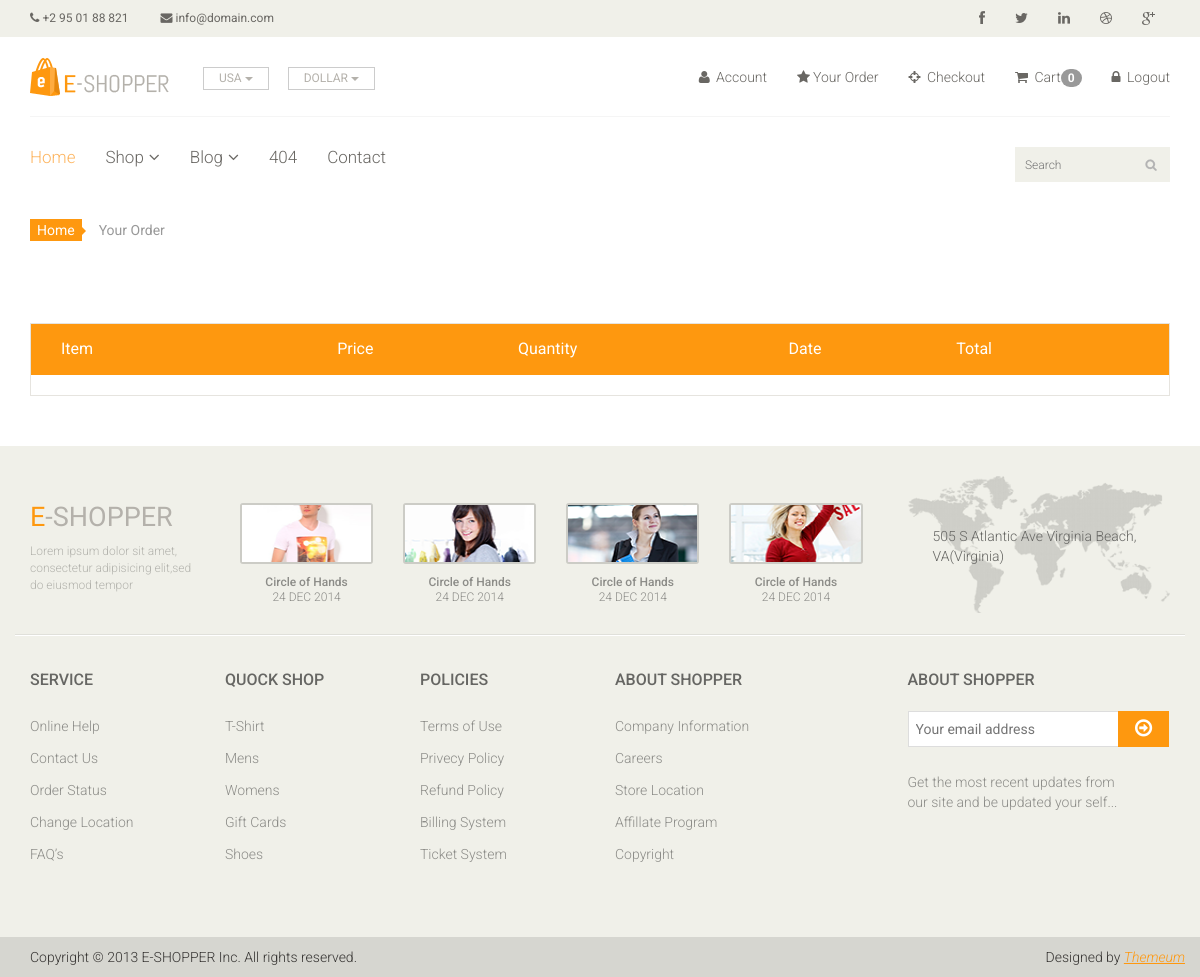
The app's page /order/ (signed in), older data.
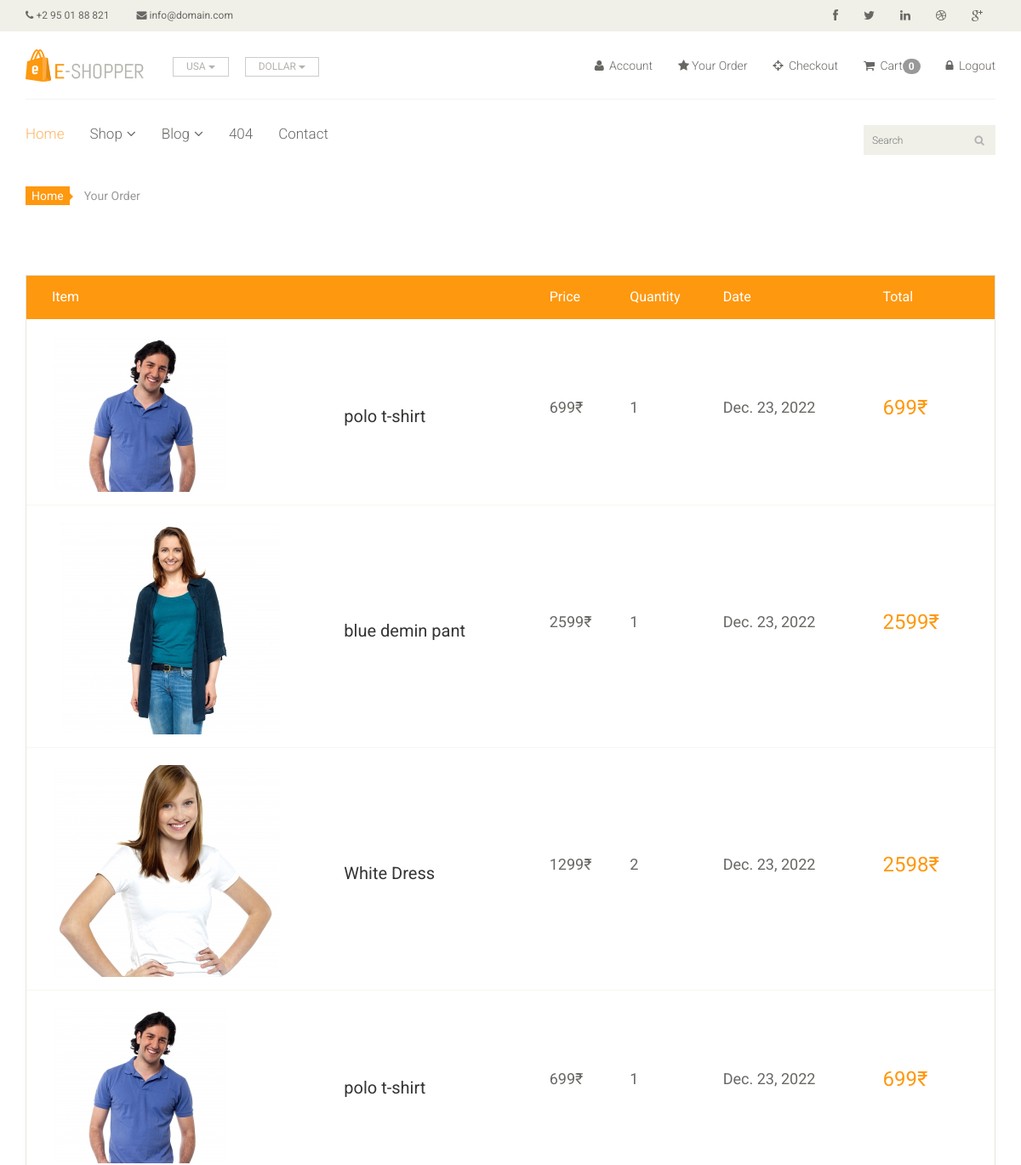
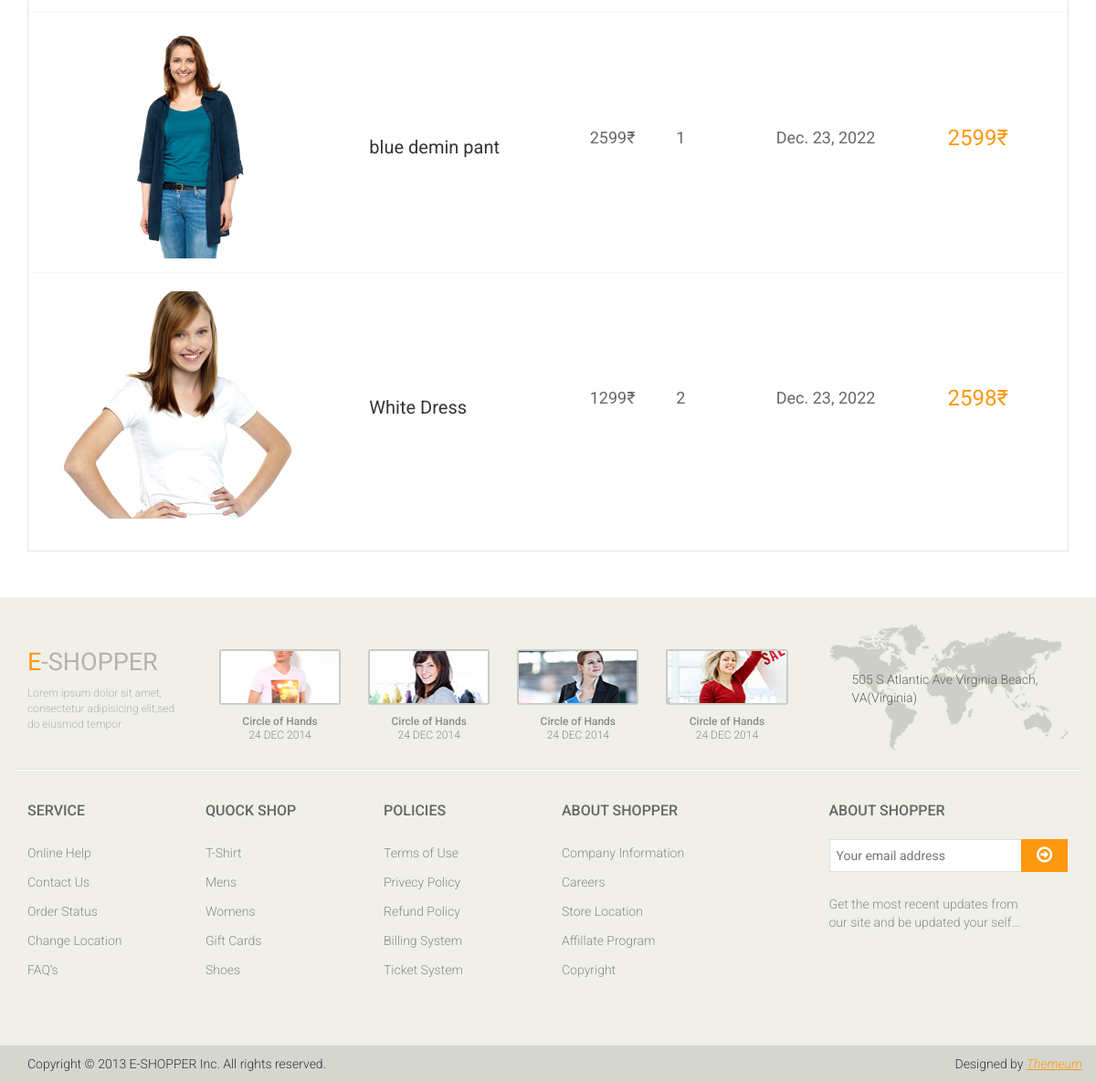
The same page, newer data (2 pictures, top to bottom).
### ecom/models.py (models this page shows)
class Order(models.Model):
    image = models.ImageField(upload_to='mycom/oimg')
    product = models.CharField(max_length=1000, default='')
    user = models.ForeignKey(User, on_delete=models.CASCADE)
    quantity = models.CharField(max_length=5)
    price = models.IntegerField()
    address = models.TextField()
    phone = models.CharField(max_length=10)
    pincode = models.CharField(max_length=10)
    total = models.CharField(max_length=1000, default='')
    date = models.DateField(default=datetime.datetime.today)

### ecom/views.py (the view)
# urls.py: path('order/', views.Your_Order,name='order'),
def Your_Order(request):
    uid = request.session.get('_auth_user_id')
    user = User.objects.get(pk = uid)
    order = Order.objects.filter(user = user)
    print(user, order)
    context = {
        'order':order,
    }
    return render(request,'order.html', context)

### ecom/templates/order.html
{% extends 'base.html' %}
{% load static %}
{% block content %}
<section id="cart_items">
    <div class="container">
        <div class="breadcrumbs">
            <ol class="breadcrumb">
                <li><a href="{% url 'home' %}">Home</a></li>
                <li class="active">Your Order</li>
            </ol>
        </div>
        <div class="table-responsive cart_info">
            <table class="table table-condensed">
                <thead>
                    <tr class="cart_menu">
                        <td class="image">Item</td>
                        <td class="description"></td>
                        <td class="price">Price</td>
                        <td class="quantity">Quantity</td>
                        <td class="date">Date</td>
                        <td class="total">Total</td>
                        <td></td>
                    </tr>
                </thead>
                <tbody>
                    {% for i in order %}
                        <tr>
                            <td class="cart_product">
                                <a href=""><img src="{{ i.image }}" alt=""></a>
                            </td>
                            <td class="cart_description">
                                <h4><a href="">{{ i.product }}</a></h4>
                            </td>
                            <td class="cart_price">
                                <p>{{ i.price }}₹</p>
                            </td>
                            <td class="cart_price">
                                <p>{{ i.quantity }}</p>
                            </td>
                            <td class="cart_price">
                                <p>{{ i.date }}</p>
                            </td>
                            <td class="cart_total">
                                <p class="cart_total_price">{{ i.total }}₹</p>
                            </td>
                        </tr>
                    {% endfor %}
                </tbody>
            </table>
        </div>
    </div>
</section>
{% endblock %}

Row changes from the older to the newer data that the page shows:
added Order: image (picture), product "polo t-shirt", price "699", quantity "1", date "Dec. 23, 2022", total "699"
added Order: image (picture), product "blue demin pant", price "2599", quantity "1", date "Dec. 23, 2022", total "2599"
added Order: image (picture), product "White Dress", price "1299", quantity "2", date "Dec. 23, 2022", total "2598"
added Order: image (picture), product "polo t-shirt", price "699", quantity "1", date "Dec. 23, 2022", total "699"
added Order: image (picture), product "blue demin pant", price "2599", quantity "1", date "Dec. 23, 2022", total "2599"
added Order: image (picture), product "White Dress", price "1299", quantity "2", date "Dec. 23, 2022", total "2598"
